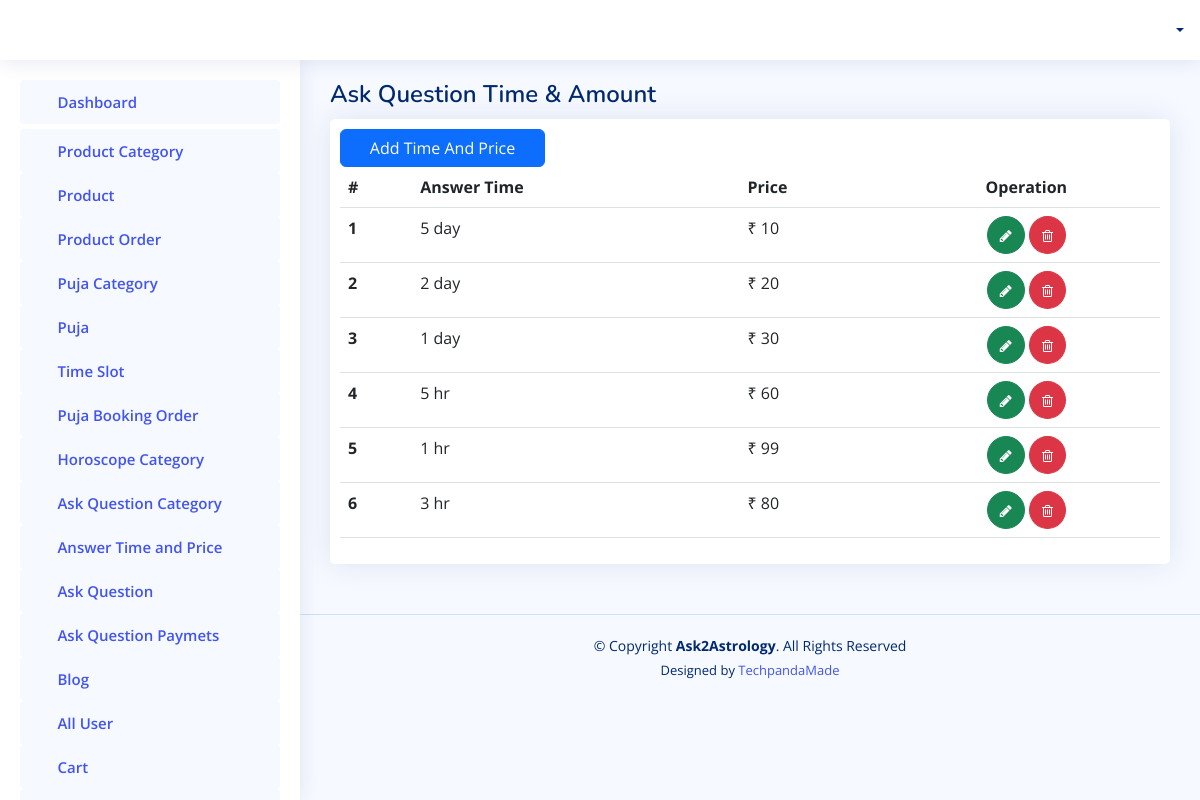
/admin-panel/getfaqasktime/, run on the app's committed database.
### adminapp/models.py (models this page shows)
class AnswerFAQTime(models.Model):
    time = models.CharField(max_length=200, null=True)
    price = models.CharField(max_length=200, null=True)

### adminapp/views.py (the view)
# urls.py: path('getfaqasktime/',views.GetAllAskTimeOfFAQ),
def GetAllAskTimeOfFAQ(request):
    faqcate = AnswerFAQTime.objects.all().order_by('-id')
    return render(request, "admintemp/faqasktimeprice.html", {'faq':faqcate})

### templates/admintemp/faqasktimeprice.html (shortened to what this page needs)
{% extends 'admintemp/index.html' %}
{% load static %}
  {% block content %}
  <main id="main" class="main">
    <div class="pagetitle">
     <h1>Ask Question Time & Amount</h1>
    </div>
    <section class="section">
      <div class="row">
        <div class="col-lg-12">
          <div class="card">
            <div class="" style="padding:10px;">
              <a href="/admin-panel/addfaqasktime/"><button type="submit" class="btn btn-primary col-md-3">Add Time And Price</button></a>
              <table class="table">
                <thead>
                  <tr>
                    <th scope="col">#</th>
                    <th scope="col">Answer Time</th>
                    <th scope="col">Price</th>
                    <th scope="col" style="text-align: center;">Operation</th>
                  </tr>
                </thead>
                <tbody>
                  {% for ky in faq %}
                  <tr>
                    <th scope="row">{{forloop.counter}}</th>
                    <td>{{ ky.time }}</td>
                    <td>₹ {{ ky.price }}</td>
                    <td style="text-align: center;">
                      <a class="btn btn-success" style="border-radius:50%;" href="{% url 'update_tim' id=ky.id %}"> <i class="fa fa-pencil" style="font-size: 14px;"> </i> </a>
                      <label for="confirmation-checkbox"><span class="btn btn-danger" style="border-radius:50%;" ><i class="fa fa-trash-o" style="font-size: 14px;"></i></span></label>
                    </td>
                    </tr>
                  {% endfor %}
                </tbody>
              </table>
            </div>
          </div>
      </div>
    </section>
  </main>
  {% endblock content %}

### static/assets2/css/style.css (style rules this page uses)
:root { scroll-behavior: smooth; }
body { font-family: "Open Sans", sans-serif; background: #f6f9ff; color: #444444; }
a { color: #4154f1; text-decoration: none; }
h1, h2, h3, h4, h5, h6 { font-family: "Nunito", sans-serif; }
#main { margin-top: 60px; padding: 20px 30px; transition: all 0.3s; }
.pagetitle { margin-bottom: 10px; }
.pagetitle h1 { font-size: 24px; margin-bottom: 0; font-weight: 600; color: #012970; }
.card { margin-bottom: 30px; border: none; border-radius: 5px; box-shadow: 0px 0 30px rgba(1, 41, 112, 0.1); }
@media (min-width: 1200px) { #main, #footer { margin-left: 300px; } }

### data on the page
AnswerFAQTime: time "5 day", price "10"
AnswerFAQTime: time "2 day", price "20"
AnswerFAQTime: time "1 day", price "30"
AnswerFAQTime: time "5 hr", price "60"
AnswerFAQTime: time "1 hr", price "99"
AnswerFAQTime: time "3 hr", price "80"
